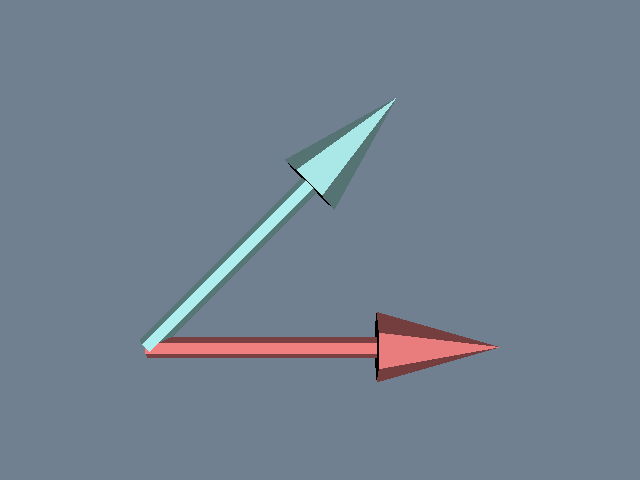

Generate this figure with Python:
#!/usr/bin/env python

# Show an arrow rotated 45 degrees around the z-axis using vtkTransformPolyDataFilter.

# Factory overrides: importing these modules registers the OpenGL rendering
# and interaction style implementations for vtkRenderingCore factory classes.
import vtkmodules.vtkInteractionStyle  # noqa: F401
import vtkmodules.vtkRenderingOpenGL2  # noqa: F401
# VTK pipeline classes used in this example
from vtkmodules.vtkCommonTransforms import vtkTransform
from vtkmodules.vtkFiltersGeneral import vtkTransformPolyDataFilter
from vtkmodules.vtkFiltersSources import vtkArrowSource
from vtkmodules.vtkRenderingCore import (
    vtkActor,
    vtkPolyDataMapper,
    vtkRenderWindow,
    vtkRenderWindowInteractor,
    vtkRenderer,
)

# Colors (normalized RGB)
light_coral_rgb = (0.941, 0.502, 0.502)
pale_turquoise_rgb = (0.686, 0.933, 0.933)
slate_gray_rgb = (0.439, 0.502, 0.565)

# Source: arrow
arrow_source = vtkArrowSource()

# Filter: rotate the arrow 45 degrees around the z-axis
transform = vtkTransform()
transform.RotateWXYZ(45, 0, 0, 1)

transform_filter = vtkTransformPolyDataFilter()
transform_filter.SetTransform(transform)
transform_filter.SetInputConnection(arrow_source.GetOutputPort())

# Mapper & Actor: map original arrow to graphics primitives
original_mapper = vtkPolyDataMapper()
original_mapper.SetInputConnection(arrow_source.GetOutputPort())

original_actor = vtkActor()
original_actor.SetMapper(original_mapper)
original_actor.GetProperty().SetColor(light_coral_rgb)

# Mapper & Actor: map rotated arrow to graphics primitives
rotated_mapper = vtkPolyDataMapper()
rotated_mapper.SetInputConnection(transform_filter.GetOutputPort())

rotated_actor = vtkActor()
rotated_actor.SetMapper(rotated_mapper)
rotated_actor.GetProperty().SetColor(pale_turquoise_rgb)

# Renderer: assemble the scene
renderer = vtkRenderer()
renderer.AddActor(original_actor)
renderer.AddActor(rotated_actor)
renderer.SetBackground(slate_gray_rgb)

# Window: display the rendered scene
render_window = vtkRenderWindow()
render_window.AddRenderer(renderer)
render_window.SetWindowName("rotation around line")
render_window.SetMultiSamples(0)
render_window.SetSize(640, 480)

# Interactor: handle mouse and keyboard events
render_window_interactor = vtkRenderWindowInteractor()
render_window_interactor.SetRenderWindow(render_window)

# Launch the interactive visualization
render_window.Render()
render_window_interactor.Start()
